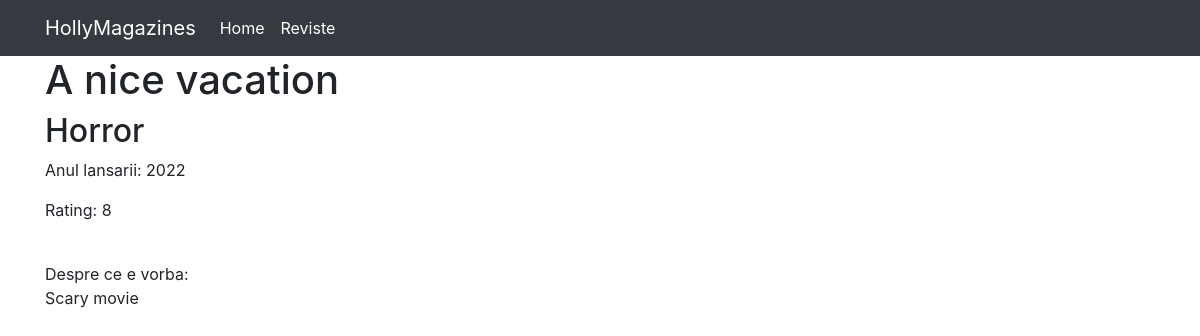
Page /film/a-nice-vacation/ on the committed database.
### viewer/models.py (models this page shows, shortened)
class Movie(Model):
    title = CharField(max_length=128)
    genre = ForeignKey(Genre, on_delete=DO_NOTHING)
    rating = IntegerField()
    released = DateField()
    description = TextField()
    created = DateTimeField(auto_now_add=True)
    slug = SlugField(unique=True, editable=False)
    def __str__(self):
        return self.title

class Genre(Model):
    name = CharField(max_length=128)
    def __str__(self):
        return self.name

### viewer/views.py (the view)
# urls.py: path('film/<slug:my_slug>/', film, name='film'),
def film(request, my_slug):
    movie = Movie.objects.get(slug=my_slug)
    print(movie)
    return render(
        request, template_name='film.html',
        context={'film': movie}
    )

### viewer/templates/film.html
{% extends 'base.html' %}
{% block content %}
<h1>
    {{ film.title }}
</h1>
<h2>
    {{ film.genre }}
</h2>
<p>
    Anul lansarii: {{ film.released.year }}
</p>
<p>
    Rating: {{ film.rating }}
</p>
<br>
<p>
    Despre ce e vorba: <br>{{ film.description }}
</p>
{% endblock %}

### rows in the picture
Movie: title "A nice vacation", genre "Horror", released.year "2022", rating "8", description "Scary movie"
